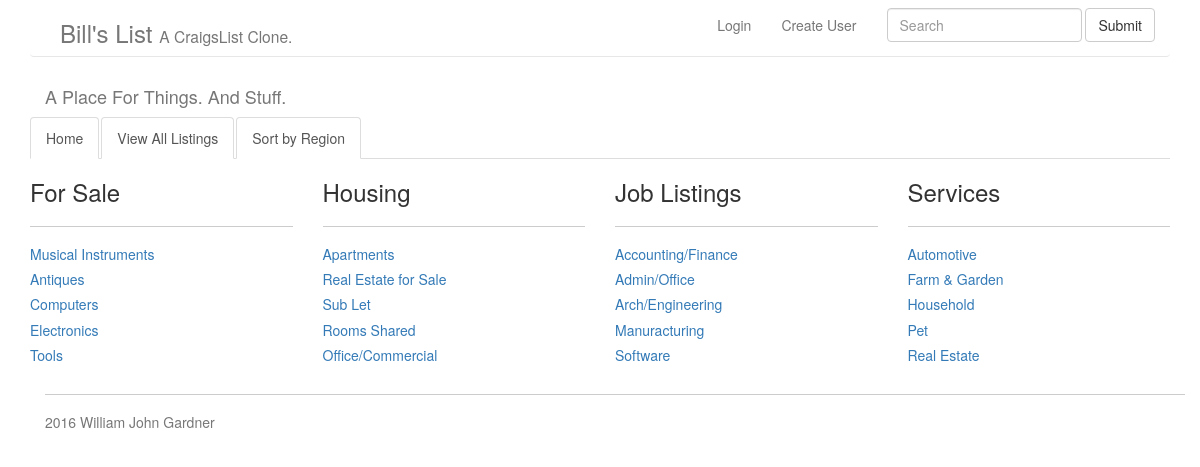
The app's page /, older data.
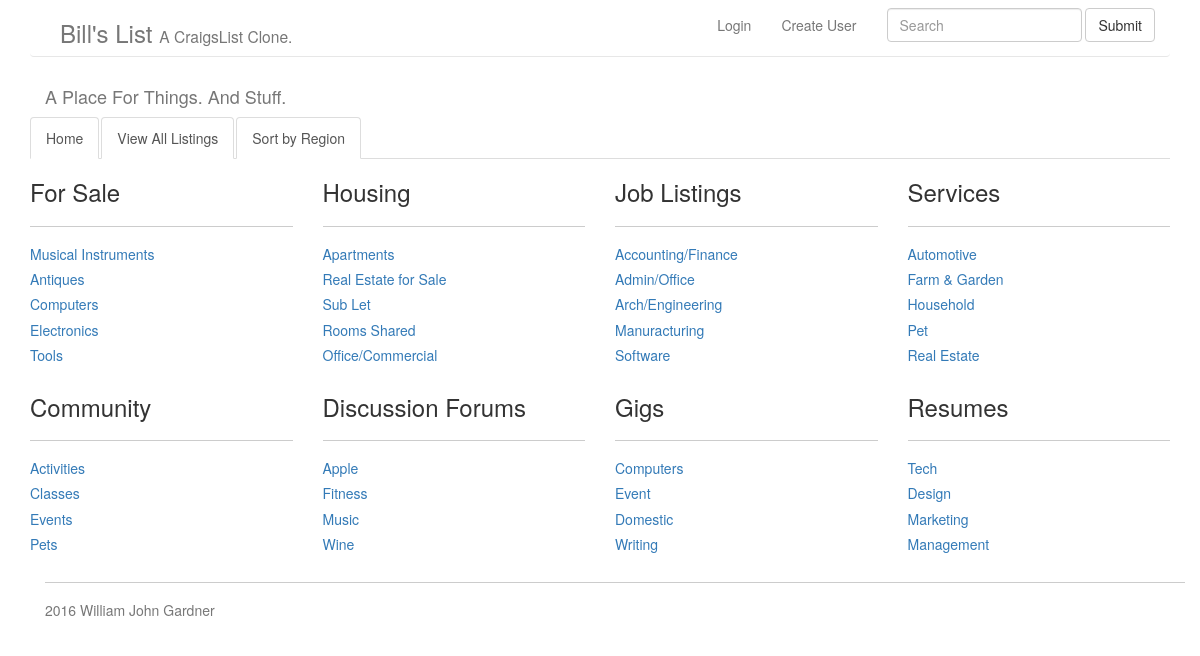
The same page, newer data.
### app/models.py (models this page shows)
class Category(models.Model):
    category = models.CharField(max_length=20)
    def __str__(self):
        return self.category

class SubCategory(models.Model):
    category = models.ForeignKey(Category)
    subcategory = models.CharField(max_length=20)
    def __str__(self):
        return self.subcategory

### app/views.py (the view)
# urls.py: url(r'^$', IndexPageView.as_view(), name="index_page_view"),
class IndexPageView(TemplateView):
    template_name = "index.html"
    def get_context_data(self, **kwargs):
        context = super().get_context_data(**kwargs)
        context['category_list'] = Category.objects.all()
        context['listing_list'] = Listing.objects.all()
        return context

### templates/index.html (shortened to what this page needs)
{% extends "base.html" %}
{% block content %}
    <div class="row">
      {% for category in category_list %}
        <div class="col-xs-12 col-md-6 col-lg-3">
          <ul class="list-unstyled">
              <li><h3>{{category}}</h3></li>
              <hr>
                {% for sub in category.subcategory_set.all  %}
                  <h5><a href="{% url 'subcategory_page_view' sub.pk %}">{{sub}}</a></h5>
                {% endfor %}
          </ul>
        </div>
      {% endfor %}
    </div>
{% endblock %}

### templates/base.html (shortened to what this page needs)
{% load staticfiles %}
{% load bootstrap %}
<!DOCTYPE html>
<html>
  <head>
    <link rel="stylesheet" href="{% static "app/css/bootstrap.css" %}" media="screen" charset="utf-8">
    <link rel="stylesheet" href="{% static "app/font-awesome/css/font-awesome.min.css" %}">
    <link rel="stylesheet" href="{% static "app/css/main.css" %}" media="screen" title="no title" charset="utf-8">
  </head>
  <body>
<div class="container">
<nav class="navbar navbar-default">
  <div class="container">
      <div class="container-fluid">
        <div class="navbar-header">
          <h3><a class="text-muted" href="/">Bill's List <small>A CraigsList Clone.</small></a></h3>
        </div>
        <div class="collapse navbar-collapse" id="bs-example-navbar-collapse-1">
        <ul class="nav navbar-nav navbar-right">
        {% if not request.user.is_authenticated %}
        <li role="presentation"><a href="{% url 'login' %}">Login</a></li>
        <li role="presentation"><a href="{% url 'create_user' %}">Create User</a></li>
        {% endif %}
        <form class="navbar-form navbar-left">
          <div class="form-group">
            <input type="text" class="form-control" placeholder="Search">
          </div>
          <button type="submit" class="btn btn-default">Submit</button>
        </form>
      </ul>
    </div>
  </div>
</div>
</nav>
<div class="container text-muted">
  <h4>A Place For Things. And Stuff.</h4>
</div>
<nav>
  <ul class="nav nav-tabs">
    <li role="presentation" class="active"><a href="{% url 'index_page_view' %}">Home</a></li>
    <li role="presentation" class="active"><a href="{% url 'listing_page_view' %}">View All Listings</a></li>
    <li role="presentation" class="active"><a href="{% url 'regions_page_view' %}">Sort by Region</a></li>
  </ul>
</nav>
  {% block content %}{% endblock %}
  <div class="container">
    <footer>
      <hr>
      <h5 class="text-muted">2016 William John Gardner</h5>
    </footer>
  </div>
</div>
  </body>
</html>

### app/static/app/css/main.css (style rules this page uses)
.navbar-default { background-color: #fff; border-bottom: 2px, #333; border-left: 0px; border-right: 0px; border-top: 0px; }
hr { border-top: .5px solid #ccc; }

Row changes from the older to the newer data that the page shows:
added Category: category "Community"
added SubCategory: subcategory "Activities", shown under "Community"
added SubCategory: subcategory "Classes", shown under "Community"
added SubCategory: subcategory "Events", shown under "Community"
added SubCategory: subcategory "Pets", shown under "Community"
added Category: category "Discussion Forums"
added SubCategory: subcategory "Apple", shown under "Discussion Forums"
added SubCategory: subcategory "Fitness", shown under "Discussion Forums"
added SubCategory: subcategory "Music", shown under "Discussion Forums"
added SubCategory: subcategory "Wine", shown under "Discussion Forums"
added Category: category "Gigs"
added SubCategory: subcategory "Computers", shown under "Gigs"
added SubCategory: subcategory "Event", shown under "Gigs"
added SubCategory: subcategory "Domestic", shown under "Gigs"
added SubCategory: subcategory "Writing", shown under "Gigs"
added Category: category "Resumes"
added SubCategory: subcategory "Tech", shown under "Resumes"
added SubCategory: subcategory "Design", shown under "Resumes"
added SubCategory: subcategory "Marketing", shown under "Resumes"
added SubCategory: subcategory "Management", shown under "Resumes"
